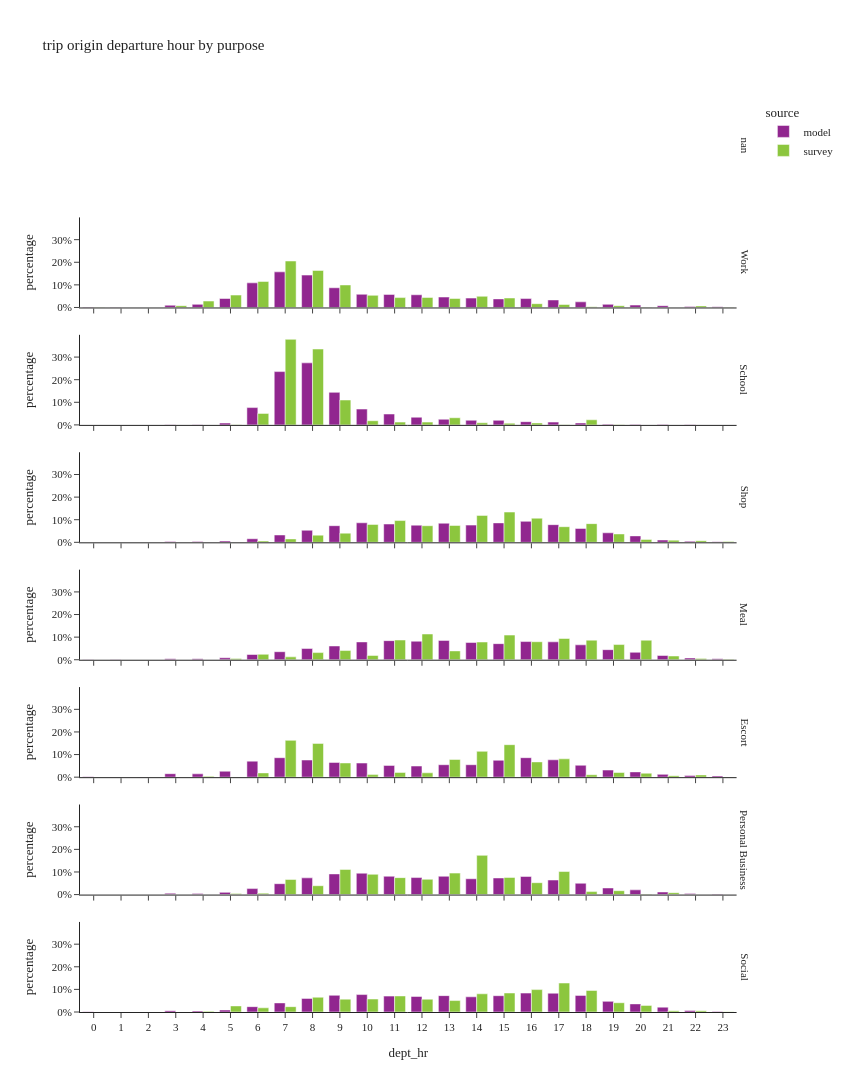

The notebook cell this image was saved under:
### Code cell
df_plot = (
    df_trip.group_by(['dept_hr', 'dpurp_label', 'source'])
    .agg([
        pl.col('trexpfac').count().alias('sample_count'),
        pl.col('trexpfac').sum().alias('trexpfac')
    ])
    .with_columns(
        (pl.col('trexpfac') / pl.col('trexpfac').sum().over(['dpurp_label', 'source'])).alias('percentage')
    )
)

fig = px.bar(df_plot.sort(['source', 'dpurp_label']).to_pandas(),
             x="dept_hr", y="percentage", color="source", barmode="group",
             facet_row='dpurp_label',
             hover_data=['trexpfac', 'sample_count'],
             title="trip origin departure hour by purpose")
fig.update_layout(height=1500, width=850)
fig.for_each_annotation(lambda a: a.update(text=a.text.split("=")[-1]))
fig.for_each_xaxis(lambda a: a.update(dict(dtick=1, categoryorder='category ascending')))
fig.for_each_yaxis(lambda a: a.update(dict(tickformat=".0%")))
fig.show()

### Figure 1 — Plotly figure (JSON) as saved in the notebook; plotly's stock layout.template omitted (floating-point values rounded to 4 significant figures)
{"data": [{"alignmentgroup": "True", "customdata": [[125700.0, 125700.0], [124600.0, 124600.0], [308700.0, 308700.0], [30060.0, 30060.0], [99440.0, 99440.0], [29800.0, 29800.0], [53690.0, 53690.0], [85520.0, 85520.0], [89480.0, 89480.0], [84970.0, 84970.0], [2494.0, 2494.0], [339300.0, 339300.0], [3627.0, 3627.0], [7697.0, 7697.0], [187800.0, 187800.0], [16950.0, 16950.0], [859.0, 859.0], [22960.0, 22960.0], [71700.0, 71700.0], [21400.0, 21400.0], [121000.0, 121000.0], [234600.0, 234600.0], [9664.0, 9664.0], [81860.0, 81860.0]], "hovertemplate": "source=model<br>dpurp_label=Work<br>dept_hr=%{x}<br>percentage=%{y}<br>trexpfac=%{customdata[0]}<br>sample_count=%{customdata[1]}<extra></extra>", "legendgroup": "model", "marker": {"color": "#91268F", "pattern": {"shape": ""}}, "name": "model", "offsetgroup": "model", "orientation": "v", "showlegend": true, "textposition": "auto", "type": "bar", "x": [10, 11, 8, 19, 13, 4, 18, 5, 14, 16, 1, 7, 0, 23, 9, 21, 2, 20, 17, 3, 12, 6, 22, 15], "xaxis": "x7", "y": [0.05836, 0.05785, 0.1433, 0.01396, 0.04617, 0.01384, 0.02493, 0.03971, 0.04154, 0.03945, 0.001158, 0.1575, 0.001684, 0.003574, 0.0872, 0.00787, 0.0003988, 0.01066, 0.03329, 0.009936, 0.05619, 0.1089, 0.004487, 0.03801], "yaxis": "y7"}, {"alignmentgroup": "True", "customdata": [[10.0, 10.0], [13780.0, 13780.0], [1845.0, 1845.0], [93.0, 93.0], [5481.0, 5481.0], [537.0, 537.0], [47120.0, 47120.0], [13590.0, 13590.0], [1539.0, 1539.0], [184600.0, 184600.0], [659.0, 659.0], [2.0, 2.0], [9638.0, 9638.0], [5683.0, 5683.0], [96790.0, 96790.0], [51500.0, 51500.0], [22810.0, 22810.0], [8355.0, 8355.0], [900.0, 900.0], [158600.0, 158600.0], [52.0, 52.0], [16740.0, 16740.0], [32360.0, 32360.0]], "hovertemplate": "source=model<br>dpurp_label=School<br>dept_hr=%{x}<br>percentage=%{y}<br>trexpfac=%{customdata[0]}<br>sample_count=%{customdata[1]}<extra></extra>", "legendgroup": "model", "marker": {"color": "#91268F", "pattern": {"shape": ""}}, "name": "model", "offsetgroup": "model", "orientation": "v", "showlegend": false, "textposition": "auto", "type": "bar", "x": [0, 14, 19, 22, 5, 3, 10, 15, 20, 8, 4, 1, 16, 18, 9, 6, 12, 17, 21, 7, 23, 13, 11], "xaxis": "x6", "y": [1.487e-05, 0.02048, 0.002743, 0.0001383, 0.008148, 0.0007983, 0.07004, 0.0202, 0.002288, 0.2744, 0.0009797, 2.973e-06, 0.01433, 0.008448, 0.1439, 0.07656, 0.03391, 0.01242, 0.001338, 0.2358, 7.73e-05, 0.02488, 0.04811], "yaxis": "y6"}, {"alignmentgroup": "True", "customdata": [[12290.0, 12290.0], [153300.0, 153300.0], [32810.0, 32810.0], [193500.0, 193500.0], [168600.0, 168600.0], [8041.0, 8041.0], [59400.0, 59400.0], [162800.0, 162800.0], [180100.0, 180100.0], [21330.0, 21330.0], [158100.0, 158100.0], [179100.0, 179100.0], [111200.0, 111200.0], [1125.0, 1125.0], [67790.0, 67790.0], [335.0, 335.0], [127900.0, 127900.0], [791.0, 791.0], [5613.0, 5613.0], [158500.0, 158500.0], [87620.0, 87620.0], [7840.0, 7840.0], [9627.0, 9627.0], [176100.0, 176100.0]], "hovertemplate": "source=model<br>dpurp_label=Shop<br>dept_hr=%{x}<br>percentage=%{y}<br>trexpfac=%{customdata[0]}<br>sample_count=%{customdata[1]}<extra></extra>", "legendgroup": "model", "marker": {"color": "#91268F", "pattern": {"shape": ""}}, "name": "model", "offsetgroup": "model", "orientation": "v", "showlegend": false, "textposition": "auto", "type": "bar", "x": [5, 9, 6, 16, 11, 4, 20, 17, 10, 21, 12, 15, 8, 0, 7, 2, 18, 1, 23, 14, 19, 3, 22, 13], "xaxis": "x5", "y": [0.005899, 0.07357, 0.01574, 0.09286, 0.08091, 0.003859, 0.0285, 0.07811, 0.08642, 0.01024, 0.07589, 0.08593, 0.05339, 0.0005399, 0.03253, 0.0001608, 0.06136, 0.0003796, 0.002694, 0.07608, 0.04205, 0.003762, 0.00462, 0.08451], "yaxis": "y5"}, {"alignmentgroup": "True", "customdata": [[618.0, 618.0], [82750.0, 82750.0], [62690.0, 62690.0], [4241.0, 4241.0], [67850.0, 67850.0], [81110.0, 81110.0], [23790.0, 23790.0], [36560.0, 36560.0], [86890.0, 86890.0], [50990.0, 50990.0], [7912.0, 7912.0], [4187.0, 4187.0], [4657.0, 4657.0], [231.0, 231.0], [33800.0, 33800.0], [928.0, 928.0], [81460.0, 81460.0], [73220.0, 73220.0], [45850.0, 45850.0], [84320.0, 84320.0], [8982.0, 8982.0], [19360.0, 19360.0], [78390.0, 78390.0], [88130.0, 88130.0]], "hovertemplate": "source=model<br>dpurp_label=Meal<br>dept_hr=%{x}<br>percentage=%{y}<br>trexpfac=%{customdata[0]}<br>sample_count=%{customdata[1]}<extra></extra>", "legendgroup": "model", "marker": {"color": "#91268F", "pattern": {"shape": ""}}, "name": "model", "offsetgroup": "model", "orientation": "v", "showlegend": false, "textposition": "auto", "type": "bar", "x": [1, 16, 9, 3, 18, 10, 6, 7, 11, 8, 22, 23, 4, 2, 20, 0, 17, 15, 19, 12, 5, 21, 14, 13], "xaxis": "x4", "y": [0.0006006, 0.08043, 0.06093, 0.004122, 0.06594, 0.07883, 0.02312, 0.03553, 0.08445, 0.04956, 0.00769, 0.004069, 0.004526, 0.0002245, 0.03285, 0.0009019, 0.07917, 0.07116, 0.04456, 0.08195, 0.00873, 0.01881, 0.07618, 0.08565], "yaxis": "y4"}, {"alignmentgroup": "True", "customdata": [[11450.0, 11450.0], [9059.0, 9059.0], [108500.0, 108500.0], [38860.0, 38860.0], [127800.0, 127800.0], [124200.0, 124200.0], [126100.0, 126100.0], [143400.0, 143400.0], [25600.0, 25600.0], [43690.0, 43690.0], [2114.0, 2114.0], [81870.0, 81870.0], [91620.0, 91620.0], [587.0, 587.0], [86620.0, 86620.0], [143200.0, 143200.0], [52390.0, 52390.0], [20580.0, 20580.0], [87530.0, 87530.0], [1412.0, 1412.0], [91660.0, 91660.0], [24470.0, 24470.0], [104000.0, 104000.0], [118000.0, 118000.0]], "hovertemplate": "source=model<br>dpurp_label=Escort<br>dept_hr=%{x}<br>percentage=%{y}<br>trexpfac=%{customdata[0]}<br>sample_count=%{customdata[1]}<extra></extra>", "legendgroup": "model", "marker": {"color": "#91268F", "pattern": {"shape": ""}}, "name": "model", "offsetgroup": "model", "orientation": "v", "showlegend": false, "textposition": "auto", "type": "bar", "x": [22, 23, 9, 20, 17, 15, 8, 16, 3, 5, 0, 12, 13, 2, 11, 7, 19, 21, 18, 1, 14, 4, 10, 6], "xaxis": "x3", "y": [0.006878, 0.005441, 0.06517, 0.02334, 0.07679, 0.07463, 0.07576, 0.08615, 0.01538, 0.02624, 0.00127, 0.04918, 0.05503, 0.0003526, 0.05203, 0.08602, 0.03147, 0.01236, 0.05257, 0.0008481, 0.05505, 0.0147, 0.06247, 0.07089], "yaxis": "y3"}, {"alignmentgroup": "True", "customdata": [[63370.0, 63370.0], [60380.0, 60380.0], [2267.0, 2267.0], [318.0, 318.0], [78910.0, 78910.0], [17960.0, 17960.0], [43260.0, 43260.0], [8455.0, 8455.0], [22820.0, 22820.0], [81610.0, 81610.0], [41520.0, 41520.0], [64940.0, 64940.0], [117.0, 117.0], [69900.0, 69900.0], [9868.0, 9868.0], [63810.0, 63810.0], [55590.0, 55590.0], [3729.0, 3729.0], [522.0, 522.0], [69910.0, 69910.0], [4415.0, 4415.0], [69170.0, 69170.0], [4799.0, 4799.0], [25240.0, 25240.0]], "hovertemplate": "source=model<br>dpurp_label=Personal Business<br>dept_hr=%{x}<br>percentage=%{y}<br>trexpfac=%{customdata[0]}<br>sample_count=%{customdata[1]}<extra></extra>", "legendgroup": "model", "marker": {"color": "#91268F", "pattern": {"shape": ""}}, "name": "model", "offsetgroup": "model", "orientation": "v", "showlegend": false, "textposition": "auto", "type": "bar", "x": [15, 14, 23, 1, 9, 20, 18, 5, 6, 10, 7, 12, 2, 13, 21, 8, 17, 22, 0, 11, 4, 16, 3, 19], "xaxis": "x2", "y": [0.07344, 0.06998, 0.002627, 0.0003685, 0.09145, 0.02082, 0.05013, 0.009798, 0.02645, 0.09458, 0.04811, 0.07526, 0.0001356, 0.08101, 0.01144, 0.07394, 0.06442, 0.004322, 0.0006049, 0.08102, 0.005117, 0.08016, 0.005562, 0.02924], "yaxis": "y2"}, {"alignmentgroup": "True", "customdata": [[128900.0, 128900.0], [12860.0, 12860.0], [147200.0, 147200.0], [5745.0, 5745.0], [150400.0, 150400.0], [76880.0, 76880.0], [143700.0, 143700.0], [86000.0, 86000.0], [1663.0, 1663.0], [179000.0, 179000.0], [165000.0, 165000.0], [961.0, 961.0], [13550.0, 13550.0], [50440.0, 50440.0], [158100.0, 158100.0], [18620.0, 18620.0], [157300.0, 157300.0], [9889.0, 9889.0], [154900.0, 154900.0], [45800.0, 45800.0], [100700.0, 100700.0], [340.0, 340.0], [177700.0, 177700.0], [154200.0, 154200.0]], "hovertemplate": "source=model<br>dpurp_label=Social<br>dept_hr=%{x}<br>percentage=%{y}<br>trexpfac=%{customdata[0]}<br>sample_count=%{customdata[1]}<extra></extra>", "legendgroup": "model", "marker": {"color": "#91268F", "pattern": {"shape": ""}}, "name": "model", "offsetgroup": "model", "orientation": "v", "showlegend": false, "textposition": "auto", "type": "bar", "x": [8, 3, 12, 23, 11, 20, 14, 7, 0, 16, 10, 1, 22, 6, 9, 5, 18, 4, 13, 21, 19, 2, 17, 15], "xaxis": "x", "y": [0.06022, 0.006008, 0.0688, 0.002685, 0.0703, 0.03593, 0.06715, 0.0402, 0.0007772, 0.08366, 0.07712, 0.0004491, 0.006333, 0.02357, 0.07388, 0.008702, 0.0735, 0.004622, 0.07239, 0.02141, 0.04705, 0.0001589, 0.08304, 0.07205], "yaxis": "y"}, {"alignmentgroup": "True", "customdata": [[79760.0, 155.0], [1072.0, 6.0], [5589.0, 21.0], [171100.0, 263.0], [804.7, 3.0], [65060.0, 134.0], [58900.0, 148.0], [73520.0, 105.0], [10420.0, 6.0], [148000.0, 261.0], [24970.0, 55.0], [12000.0, 20.0], [11830.0, 20.0], [19360.0, 48.0], [272.3, 1.0], [1692.0, 12.0], [42240.0, 41.0], [379.4, 9.0], [65960.0, 191.0], [305400.0, 440.0], [243200.0, 433.0], [62200.0, 86.0], [81530.0, 102.0]], "hovertemplate": "source=survey<br>dpurp_label=Work<br>dept_hr=%{x}<br>percentage=%{y}<br>trexpfac=%{customdata[0]}<br>sample_count=%{customdata[1]}<extra></extra>", "legendgroup": "survey", "marker": {"color": "#8CC63E", "pattern": {"shape": ""}}, "name": "survey", "offsetgroup": "survey", "orientation": "v", "showlegend": true, "textposition": "auto", "type": "bar", "x": [10, 23, 18, 6, 0, 11, 13, 14, 22, 9, 16, 3, 19, 17, 1, 20, 4, 21, 12, 7, 8, 15, 5], "xaxis": "x7", "y": [0.0537, 0.0007217, 0.003763, 0.1152, 0.0005418, 0.0438, 0.03966, 0.0495, 0.007017, 0.09963, 0.01681, 0.008077, 0.007964, 0.01303, 0.0001834, 0.001139, 0.02844, 0.0002555, 0.04441, 0.2056, 0.1637, 0.04188, 0.05489], "yaxis": "y7"}, {"alignmentgroup": "True", "customdata": [[11450.0, 3.0], [6223.0, 11.0], [576.4, 6.0], [15980.0, 15.0], [25740.0, 26.0], [169800.0, 251.0], [4735.0, 11.0], [4386.0, 8.0], [6224.0, 8.0], [3816.0, 15.0], [117.8, 1.0], [9332.0, 19.0], [367.7, 3.0], [191500.0, 231.0], [55710.0, 55.0]], "hovertemplate": "source=survey<br>dpurp_label=School<br>dept_hr=%{x}<br>percentage=%{y}<br>trexpfac=%{customdata[0]}<br>sample_count=%{customdata[1]}<extra></extra>", "legendgroup": "survey", "marker": {"color": "#8CC63E", "pattern": {"shape": ""}}, "name": "survey", "offsetgroup": "survey", "orientation": "v", "showlegend": false, "textposition": "auto", "type": "bar", "x": [18, 11, 17, 13, 6, 8, 14, 16, 12, 15, 19, 10, 5, 7, 9], "xaxis": "x6", "y": [0.02263, 0.0123, 0.001139, 0.03159, 0.05088, 0.3356, 0.00936, 0.00867, 0.0123, 0.007543, 0.0002328, 0.01845, 0.0007268, 0.3785, 0.1101], "yaxis": "y6"}, {"alignmentgroup": "True", "customdata": [[570.9, 1.0], [1198.0, 1.0], [165700.0, 203.0], [63020.0, 140.0], [107300.0, 188.0], [71.73, 1.0], [149500.0, 251.0], [15060.0, 13.0], [184900.0, 227.0], [49360.0, 68.0], [11570.0, 10.0], [23310.0, 36.0], [113900.0, 217.0], [4775.0, 7.0], [57500.0, 135.0], [123000.0, 217.0], [19920.0, 51.0], [9189.0, 11.0], [115700.0, 198.0], [207800.0, 207.0], [128400.0, 146.0], [795.3, 4.0]], "hovertemplate": "source=survey<br>dpurp_label=Shop<br>dept_hr=%{x}<br>percentage=%{y}<br>trexpfac=%{customdata[0]}<br>sample_count=%{customdata[1]}<extra></extra>", "legendgroup": "survey", "marker": {"color": "#8CC63E", "pattern": {"shape": ""}}, "name": "survey", "offsetgroup": "survey", "orientation": "v", "showlegend": false, "textposition": "auto", "type": "bar", "x": [2, 4, 16, 9, 17, 0, 11, 21, 14, 8, 22, 7, 12, 23, 19, 10, 20, 6, 13, 15, 18, 5], "xaxis": "x5", "y": [0.0003678, 0.0007714, 0.1067, 0.0406, 0.06909, 4.621e-05, 0.09629, 0.009701, 0.1191, 0.0318, 0.00745, 0.01501, 0.07339, 0.003076, 0.03704, 0.07922, 0.01283, 0.005919, 0.07451, 0.1339, 0.08269, 0.0005123], "yaxis": "y5"}, {"alignmentgroup": "True", "customdata": [[56000.0, 63.0], [62290.0, 126.0], [11830.0, 15.0], [22600.0, 44.0], [1436.0, 3.0], [13530.0, 40.0], [61740.0, 52.0], [77850.0, 82.0], [47980.0, 73.0], [17150.0, 15.0], [67040.0, 126.0], [81280.0, 154.0], [27920.0, 96.0], [9104.0, 32.0], [56910.0, 98.0], [4300.0, 9.0], [61880.0, 115.0], [3976.0, 3.0], [29060.0, 60.0]], "hovertemplate": "source=survey<br>dpurp_label=Meal<br>dept_hr=%{x}<br>percentage=%{y}<br>trexpfac=%{customdata[0]}<br>sample_count=%{customdata[1]}<extra></extra>", "legendgroup": "survey", "marker": {"color": "#8CC63E", "pattern": {"shape": ""}}, "name": "survey", "offsetgroup": "survey", "orientation": "v", "showlegend": false, "textposition": "auto", "type": "bar", "x": [14, 11, 21, 8, 23, 10, 20, 15, 19, 6, 17, 12, 13, 7, 16, 22, 18, 5, 9], "xaxis": "x4", "y": [0.07845, 0.08726, 0.01657, 0.03166, 0.002012, 0.01895, 0.08648, 0.1091, 0.06721, 0.02403, 0.0939, 0.1139, 0.03911, 0.01275, 0.07972, 0.006023, 0.08668, 0.00557, 0.04071], "yaxis": "y4"}, {"alignmentgroup": "True", "customdata": [[20300.0, 20.0], [4054.0, 1.0], [11510.0, 12.0], [94250.0, 114.0], [189200.0, 189.0], [173600.0, 204.0], [91000.0, 77.0], [23890.0, 44.0], [24400.0, 44.0], [12530.0, 49.0], [13110.0, 60.0], [21920.0, 27.0], [7794.0, 14.0], [167100.0, 180.0], [78490.0, 131.0], [592.3, 8.0], [607.6, 3.0], [22330.0, 61.0], [73020.0, 76.0], [132900.0, 145.0], [9.165, 1.0]], "hovertemplate": "source=survey<br>dpurp_label=Escort<br>dept_hr=%{x}<br>percentage=%{y}<br>trexpfac=%{customdata[0]}<br>sample_count=%{customdata[1]}<extra></extra>", "legendgroup": "survey", "marker": {"color": "#8CC63E", "pattern": {"shape": ""}}, "name": "survey", "offsetgroup": "survey", "orientation": "v", "showlegend": false, "textposition": "auto", "type": "bar", "x": [20, 4, 22, 17, 7, 8, 13, 19, 11, 18, 10, 6, 21, 15, 16, 5, 23, 12, 9, 14, 0], "xaxis": "x3", "y": [0.01746, 0.003487, 0.009898, 0.08107, 0.1628, 0.1493, 0.07827, 0.02055, 0.02099, 0.01078, 0.01128, 0.01885, 0.006704, 0.1437, 0.06751, 0.0005094, 0.0005226, 0.01921, 0.0628, 0.1143, 7.883e-06], "yaxis": "y3"}, {"alignmentgroup": "True", "customdata": [[11030.0, 16.0], [197.4, 1.0], [8418.0, 38.0], [5354.0, 3.0], [1296.0, 4.0], [47930.0, 106.0], [60680.0, 115.0], [110900.0, 118.0], [65160.0, 59.0], [57300.0, 131.0], [3849.0, 14.0], [43190.0, 105.0], [71100.0, 116.0], [33600.0, 79.0], [2933.0, 4.0], [25040.0, 72.0], [42740.0, 55.0], [48420.0, 88.0]], "hovertemplate": "source=survey<br>dpurp_label=Personal Business<br>dept_hr=%{x}<br>percentage=%{y}<br>trexpfac=%{customdata[0]}<br>sample_count=%{customdata[1]}<extra></extra>", "legendgroup": "survey", "marker": {"color": "#8CC63E", "pattern": {"shape": ""}}, "name": "survey", "offsetgroup": "survey", "orientation": "v", "showlegend": false, "textposition": "auto", "type": "bar", "x": [19, 22, 18, 21, 20, 11, 13, 14, 17, 10, 6, 12, 9, 16, 5, 8, 7, 15], "xaxis": "x2", "y": [0.01726, 0.0003089, 0.01317, 0.008378, 0.002027, 0.075, 0.09495, 0.1735, 0.102, 0.08965, 0.006023, 0.06758, 0.1112, 0.05257, 0.004589, 0.03917, 0.06687, 0.07576], "yaxis": "y2"}, {"alignmentgroup": "True", "customdata": [[4710.0, 7.0], [8509.0, 11.0], [96880.0, 174.0], [108.6, 2.0], [190000.0, 377.0], [105200.0, 181.0], [34920.0, 93.0], [60860.0, 179.0], [1749.0, 2.0], [43440.0, 79.0], [83910.0, 168.0], [124700.0, 273.0], [8384.0, 39.0], [39870.0, 26.0], [39.74, 1.0], [119300.0, 204.0], [141200.0, 287.0], [75010.0, 151.0], [84960.0, 211.0], [27390.0, 67.0], [84350.0, 175.0], [146900.0, 276.0]], "hovertemplate": "source=survey<br>dpurp_label=Social<br>dept_hr=%{x}<br>percentage=%{y}<br>trexpfac=%{customdata[0]}<br>sample_count=%{customdata[1]}<extra></extra>", "legendgroup": "survey", "marker": {"color": "#8CC63E", "pattern": {"shape": ""}}, "name": "survey", "offsetgroup": "survey", "orientation": "v", "showlegend": false, "textposition": "auto", "type": "bar", "x": [4, 22, 8, 0, 17, 11, 7, 19, 23, 20, 12, 15, 21, 5, 3, 14, 18, 13, 10, 6, 9, 16], "xaxis": "x", "y": [0.003177, 0.00574, 0.06536, 7.326e-05, 0.1282, 0.07098, 0.02356, 0.04106, 0.00118, 0.0293, 0.05661, 0.08411, 0.005656, 0.0269, 2.681e-05, 0.08046, 0.09528, 0.0506, 0.05732, 0.01848, 0.05691, 0.09907], "yaxis": "y"}], "layout": {"annotations": [{"font": {}, "showarrow": false, "text": "Social", "textangle": 90, "x": 0.98, "xanchor": "left", "xref": "paper", "y": 0.04938, "yanchor": "middle", "yref": "paper"}, {"font": {}, "showarrow": false, "text": "Personal Business", "textangle": 90, "x": 0.98, "xanchor": "left", "xref": "paper", "y": 0.1781, "yanchor": "middle", "yref": "paper"}, {"font": {}, "showarrow": false, "text": "Escort", "textangle": 90, "x": 0.98, "xanchor": "left", "xref": "paper", "y": 0.3069, "yanchor": "middle", "yref": "paper"}, {"font": {}, "showarrow": false, "text": "Meal", "textangle": 90, "x": 0.98, "xanchor": "left", "xref": "paper", "y": 0.4356, "yanchor": "middle", "yref": "paper"}, {"font": {}, "showarrow": false, "text": "Shop", "textangle": 90, "x": 0.98, "xanchor": "left", "xref": "paper", "y": 0.5644, "yanchor": "middle", "yref": "paper"}, {"font": {}, "showarrow": false, "text": "School", "textangle": 90, "x": 0.98, "xanchor": "left", "xref": "paper", "y": 0.6931, "yanchor": "middle", "yref": "paper"}, {"font": {}, "showarrow": false, "text": "Work", "textangle": 90, "x": 0.98, "xanchor": "left", "xref": "paper", "y": 0.8219, "yanchor": "middle", "yref": "paper"}, {"font": {}, "showarrow": false, "text": "nan", "textangle": 90, "x": 0.98, "xanchor": "left", "xref": "paper", "y": 0.9506, "yanchor": "middle", "yref": "paper"}], "barmode": "group", "height": 1500, "legend": {"title": {"text": "source"}, "tracegroupgap": 0}, "title": {"text": "trip origin departure hour by purpose"}, "width": 850, "xaxis": {"anchor": "y", "categoryorder": "category ascending", "domain": [0.0, 0.98], "dtick": 1, "title": {"text": "dept_hr"}}, "xaxis2": {"anchor": "y2", "categoryorder": "category ascending", "domain": [0.0, 0.98], "dtick": 1, "matches": "x", "showticklabels": false}, "xaxis3": {"anchor": "y3", "categoryorder": "category ascending", "domain": [0.0, 0.98], "dtick": 1, "matches": "x", "showticklabels": false}, "xaxis4": {"anchor": "y4", "categoryorder": "category ascending", "domain": [0.0, 0.98], "dtick": 1, "matches": "x", "showticklabels": false}, "xaxis5": {"anchor": "y5", "categoryorder": "category ascending", "domain": [0.0, 0.98], "dtick": 1, "matches": "x", "showticklabels": false}, "xaxis6": {"anchor": "y6", "categoryorder": "category ascending", "domain": [0.0, 0.98], "dtick": 1, "matches": "x", "showticklabels": false}, "xaxis7": {"anchor": "y7", "categoryorder": "category ascending", "domain": [0.0, 0.98], "dtick": 1, "matches": "x", "showticklabels": false}, "xaxis8": {"anchor": "y8", "categoryorder": "category ascending", "domain": [0.0, 0.98], "dtick": 1, "matches": "x", "showticklabels": false}, "yaxis": {"anchor": "x", "domain": [0.0, 0.09875], "tickformat": ".0%", "title": {"text": "percentage"}}, "yaxis2": {"anchor": "x2", "domain": [0.1288, 0.2275], "matches": "y", "tickformat": ".0%", "title": {"text": "percentage"}}, "yaxis3": {"anchor": "x3", "domain": [0.2575, 0.3563], "matches": "y", "tickformat": ".0%", "title": {"text": "percentage"}}, "yaxis4": {"anchor": "x4", "domain": [0.3862, 0.485], "matches": "y", "tickformat": ".0%", "title": {"text": "percentage"}}, "yaxis5": {"anchor": "x5", "domain": [0.515, 0.6138], "matches": "y", "tickformat": ".0%", "title": {"text": "percentage"}}, "yaxis6": {"anchor": "x6", "domain": [0.6438, 0.7425], "matches": "y", "tickformat": ".0%", "title": {"text": "percentage"}}, "yaxis7": {"anchor": "x7", "domain": [0.7725, 0.8712], "matches": "y", "tickformat": ".0%", "title": {"text": "percentage"}}, "yaxis8": {"anchor": "x8", "domain": [0.9012, 1.0], "matches": "y", "tickformat": ".0%", "title": {"text": "percentage"}}}}
